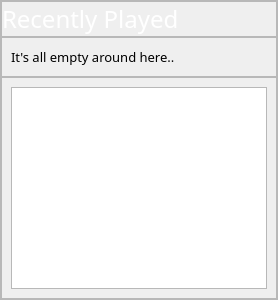
                <widget class="QFrame" name="frame_4">
                 <property name="minimumSize">
                  <size>
                   <width>0</width>
                   <height>300</height>
                  </size>
                 </property>
                 <property name="frameShape">
                  <enum>QFrame::StyledPanel</enum>
                 </property>
                 <property name="frameShadow">
                  <enum>QFrame::Raised</enum>
                 </property>
                 <layout class="QGridLayout" name="gridLayout_13">
                  <property name="leftMargin">
                   <number>0</number>
                  </property>
                  <property name="topMargin">
                   <number>0</number>
                  </property>
                  <property name="rightMargin">
                   <number>0</number>
                  </property>
                  <property name="bottomMargin">
                   <number>0</number>
                  </property>
                  <property name="spacing">
                   <number>0</number>
                  </property>
                  <item row="0" column="0">
                   <widget class="QFrame" name="frame_10">
                    <property name="frameShape">
                     <enum>QFrame::StyledPanel</enum>
                    </property>
                    <property name="frameShadow">
                     <enum>QFrame::Raised</enum>
                    </property>
                    <layout class="QGridLayout" name="gridLayout_11">
                     <property name="leftMargin">
                      <number>0</number>
                     </property>
                     <property name="topMargin">
                      <number>0</number>
                     </property>
                     <property name="rightMargin">
                      <number>0</number>
                     </property>
                     <property name="bottomMargin">
                      <number>0</number>
                     </property>
                     <property name="spacing">
                      <number>0</number>
                     </property>
                     <item row="0" column="0">
                      <widget class="QLabel" name="label">
                       <property name="font">
                        <font>
                         <family>Inter 24pt SemiBold</family>
                         <pointsize>18</pointsize>
                        </font>
                       </property>
                       <property name="styleSheet">
                        <string notr="true">background-color:rgba(0,0,0,0); color:white;</string>
                       </property>
                       <property name="text">
                        <string>Recently Played</string>
                       </property>
                      </widget>
                     </item>
                    </layout>
                   </widget>
                  </item>
                  <item row="1" column="0">
                   <widget class="QFrame" name="frame_15">
                    <property name="frameShape">
                     <enum>QFrame::StyledPanel</enum>
                    </property>
                    <property name="frameShadow">
                     <enum>QFrame::Raised</enum>
                    </property>
                    <layout class="QGridLayout" name="gridLayout_20">
                     <item row="0" column="0">
                      <widget class="QLabel" name="label_6">
                       <property name="maximumSize">
                        <size>
                         <width>180</width>
                         <height>16777215</height>
                        </size>
                       </property>
                       <property name="font">
                        <font>
                         <family>Inter 18pt Light</family>
                         <pointsize>10</pointsize>
                        </font>
                       </property>
                       <property name="text">
                        <string>It's all empty around here..</string>
                       </property>
                      </widget>
                     </item>
                     <item row="0" column="1">
                      <spacer name="horizontalSpacer_4">
                       <property name="orientation">
                        <enum>Qt::Horizontal</enum>
                       </property>
                       <property name="sizeHint" stdset="0">
                        <size>
                         <width>40</width>
                         <height>20</height>
                        </size>
                       </property>
                      </spacer>
                     </item>
                    </layout>
                   </widget>
                  </item>
                  <item row="2" column="0">
                   <widget class="QFrame" name="frame_11">
                    <property name="frameShape">
                     <enum>QFrame::StyledPanel</enum>
                    </property>
                    <property name="frameShadow">
                     <enum>QFrame::Raised</enum>
                    </property>
                    <layout class="QGridLayout" name="gridLayout_12">
                     <item row="0" column="0">
                      <widget class="QListWidget" name="recentlyPlayed">
                       <property name="styleSheet">
                        <string notr="true">    QListWidget::item {
        selection-background-color: transparent; /* No background on selection */
        selection-color: transparent;            /* No text color change on selection */
        outline: none;              
	border:none;             /* Remove white selection border */
    }

    QListWidget::item:hover {
        background-color: transparent;           /* No hover effect */                     
        outline: none;              
	border:none; /* Keep the same text color */
    }

    QListWidget::item:selected {
        background-color: transparent;           /* No background on selection */
             /* No selection border */
        outline: none;              
	border:none;
    }</string>
                       </property>
                       <property name="textElideMode">
                        <enum>Qt::ElideLeft</enum>
                       </property>
                       <property name="verticalScrollMode">
                        <enum>QAbstractItemView::ScrollPerPixel</enum>
                       </property>
                       <property name="horizontalScrollMode">
                        <enum>QAbstractItemView::ScrollPerPixel</enum>
                       </property>
                       <property name="movement">
                        <enum>QListView::Static</enum>
                       </property>
                       <property name="flow">
                        <enum>QListView::LeftToRight</enum>
                       </property>
                       <property name="isWrapping" stdset="0">
                        <bool>false</bool>
                       </property>
                       <property name="resizeMode">
                        <enum>QListView::Fixed</enum>
                       </property>
                       <property name="layoutMode">
                        <enum>QListView::SinglePass</enum>
                       </property>
                       <property name="spacing">
                        <number>8</number>
                       </property>
                       <property name="viewMode">
                        <enum>QListView::ListMode</enum>
                       </property>
                       <property name="uniformItemSizes">
                        <bool>true</bool>
                       </property>
                       <property name="selectionRectVisible">
                        <bool>false</bool>
                       </property>
                      </widget>
                     </item>
                    </layout>
                   </widget>
                  </item>
                 </layout>
                </widget>
